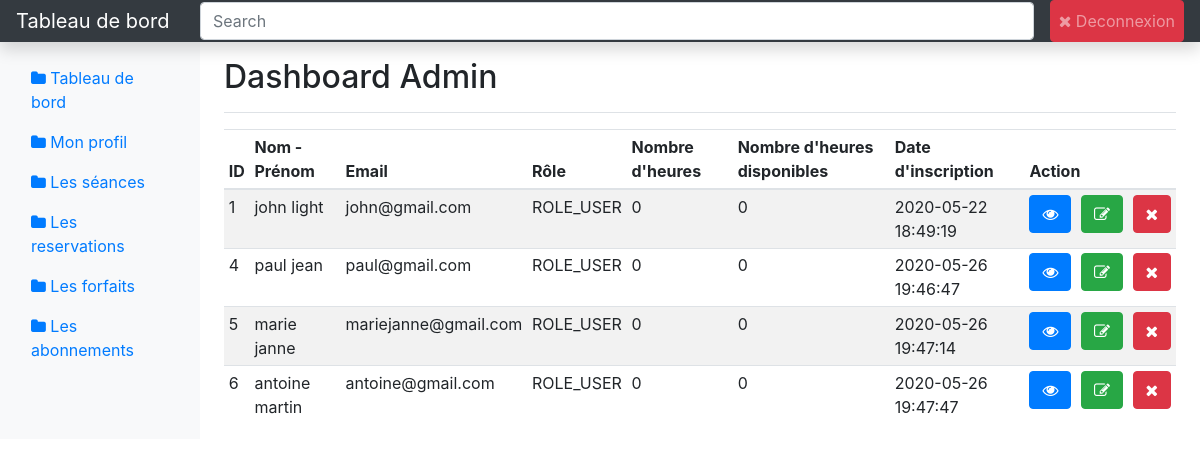
/apps/admin/dashboard.php (signed in), run on the app's committed database.
### tables this page shows
CREATE TABLE IF NOT EXISTS `user` (
  `id` int(11) NOT NULL AUTO_INCREMENT,
  `nom` varchar(150) NOT NULL,
  `prenom` varchar(255) NOT NULL,
  `email` varchar(255) NOT NULL,
  `telephone` varchar(30) DEFAULT NULL,
  `role` varchar(50) NOT NULL,
  `password` varchar(255) NOT NULL,
  `password_code` varchar(255) DEFAULT NULL,
  `password_date` datetime DEFAULT NULL,
  `date_naissance` datetime NOT NULL,
  `adresse` varchar(255) DEFAULT NULL,
  `ville` varchar(255) DEFAULT NULL,
  `photo` varchar(255) DEFAULT NULL,
  `code_postal` varchar(10) DEFAULT NULL,
  `reference` varchar(200) NOT NULL,
  `number_heure` int(255) NOT NULL DEFAULT 0,
  `number_disponible` int(255) NOT NULL DEFAULT 0,
  `active` tinyint(1) NOT NULL DEFAULT 1,
  `update_at` datetime NOT NULL DEFAULT current_timestamp(),
  `created_at` datetime NOT NULL DEFAULT current_timestamp(),
  `delete_at` datetime DEFAULT NULL,
  PRIMARY KEY (`id`)
);

### functions/admin/listUser.php (called while the page is built)
<?php
require_once '../../functions/database.php';
	$role = 'ROLE_USER';
	$sth = $connexion->prepare('SELECT * FROM user WHERE role = :role AND delete_at IS NULL ');
	$sth->bindParam(':role', $role);
	$sth->execute();
	$users = $sth->fetchAll();
?>

### apps/admin/dashboard.php (the view, shortened to what this page needs)
<?php include_once('../../composants/dashboard/admin/header.php'); ?>
<?php include_once('../../functions/admin/listUser.php'); ?>
<div class="container-fluid">
  <div class="row">
    <?php include_once('../../composants/dashboard/admin/bar_menu.php'); ?>
    <main role="main" class="col-md-9 ml-sm-auto col-lg-10 px-md-4">
      <div class="d-flex justify-content-between flex-wrap flex-md-nowrap align-items-center pt-3 pb-2 mb-3 border-bottom">
        <h1 class="h2">Dashboard Admin</h1>
      </div>
      <div class="table-responsive">
        <table class="table table-striped table-sm">
          <thead>
            <tr>
              <th>ID</th>
              <th>Nom - Prénom</th>
              <th>Email</th>
              <th>Rôle</th>
              <th>Nombre d'heures</th>
              <th>Nombre d'heures disponibles</th>
              <th>Date d'inscription</th>
              <th colspan="3">Action</th>
            </tr>
          </thead>
          <tbody>
            <?php foreach ($users as $reponse): ?>
              <tr>
                <td> <?= $reponse['id'] ?> </td>
                <td> <?= $reponse['nom'].' '.$reponse['prenom'] ?> </td>
                <td> <?= $reponse['email'] ?> </td>
                <td> <?= $reponse['role'] ?> </td>
                <td> <?= $reponse['number_heure'] ?> </td>
                <td> <?= $reponse['number_disponible'] ?> </td>
                <td> <?= $reponse['created_at'] ?> </td>
                <td>
                  <a class="btn btn-primary" href="">
                    <i class="fa fa-eye"></i>
                  </a>
                </td>
                <td>
                  <a class="btn btn-success" href="">
                    <i class="fa fa-edit"></i>
                  </a>
                </td>
                <td>
                  <a class="btn btn-danger" href="dashboard.php?id_user=<?php echo $reponse['id']?>">
                    <i class="fa fa-close"></i>
                  </a>
                </td>
              </tr>
            <?php endforeach; ?>
          </tbody>
        </table>
      </div>
    </main>
  </div>
</div>
<?php include_once('../../composants/dashboard/footer.php'); ?>

### composants/dashboard/admin/header.php (shortened to what this page needs)
<!doctype html>
<html lang="en">
  <head>
    <link href="https://getbootstrap.com/docs/4.5/dist/css/bootstrap.min.css" rel="stylesheet">
    <link rel="stylesheet" href="https://cdnjs.cloudflare.com/ajax/libs/font-awesome/4.7.0/css/font-awesome.min.css">
    <link rel="stylesheet" type="text/css" href="https://cdn.rawgit.com/Eonasdan/bootstrap-datetimepicker/e8bddc60e73c1ec2475f827be36e1957af72e2ea/build/css/bootstrap-datetimepicker.css">
    <link href="https://getbootstrap.com/docs/4.5/examples/dashboard/dashboard.css" rel="stylesheet">
  </head>
  <body>
    <nav class="navbar navbar-dark sticky-top bg-dark flex-md-nowrap p-0 shadow">
  <a class="navbar-brand col-md-3 col-lg-2 mr-0 px-3" href="#">Tableau de bord</a>
  <input class="form-control form-control-dark w-100" type="text" placeholder="Search" aria-label="Search">
  <ul class="navbar-nav px-3">
    <li class="nav-item text-nowrap">
      <a class="nav-link btn btn-danger p-2" href="../../functions/logout.php"><i class="fa fa-close"></i> Deconnexion</a>
    </li>
  </ul>
</nav>

### composants/dashboard/admin/bar_menu.php
<nav id="sidebarMenu" class="col-md-3 col-lg-2 d-md-block bg-light sidebar collapse">
      <div class="sidebar-sticky pt-3">
        <ul class="nav flex-column">
          <li class="nav-item">
            <a class="nav-link" href="dashboard.php">
              <i class="fa fa-folder"></i>
              Tableau de bord
            </a>
          </li>
          <li class="nav-item">
            <a class="nav-link" href="profil.php">
              <i class="fa fa-folder"></i>
              Mon profil
            </a>
          </li>
          <li class="nav-item">
            <a class="nav-link" href="seances.php">
              <i class="fa fa-folder"></i>
              Les séances
            </a>
          </li>
          <li class="nav-item">
            <a class="nav-link" href="reservations.php">
              <i class="fa fa-folder"></i>
              Les reservations
            </a>
          </li>
          <li class="nav-item">
            <a class="nav-link" href="forfait.php">
              <i class="fa fa-folder"></i>
              Les forfaits
            </a>
          </li>
          <li class="nav-item">
            <a class="nav-link" href="abonnements.php">
              <i class="fa fa-folder"></i>
              Les abonnements
            </a>
          </li>
        </ul>
      </div>
    </nav>

### composants/dashboard/footer.php (shortened to what this page needs)
</html>

### data on the page
user: id "1", nom "john", prenom "light", email "john@gmail.com", role "ROLE_USER", number_heure "0", number_disponible "0", created_at "2020-05-22 18:49:19"
user: id "4", nom "paul", prenom "jean", email "paul@gmail.com", role "ROLE_USER", number_heure "0", number_disponible "0", created_at "2020-05-26 19:46:47"
user: id "5", nom "marie", prenom "janne", email "mariejanne@gmail.com", role "ROLE_USER", number_heure "0", number_disponible "0", created_at "2020-05-26 19:47:14"
user: id "6", nom "antoine", prenom "martin", email "antoine@gmail.com", role "ROLE_USER", number_heure "0", number_disponible "0", created_at "2020-05-26 19:47:47"
